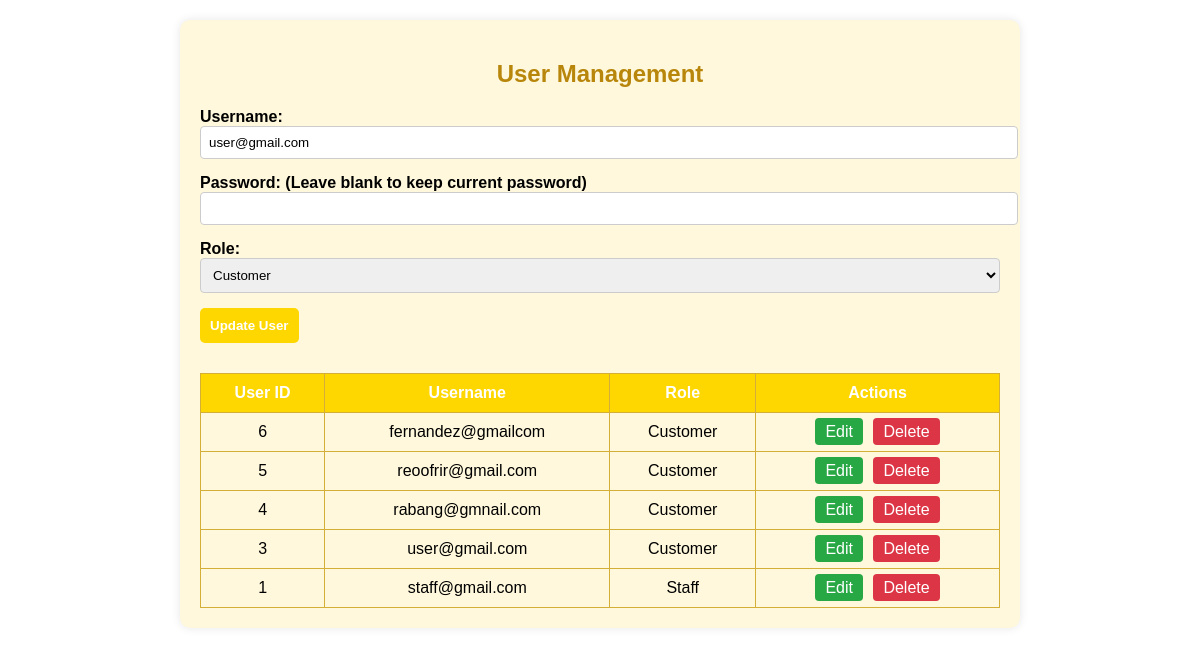
The app's page /users.php?edit=3 with its own data.
### tables this page shows
CREATE TABLE `users` (
  `UserID` int(11) NOT NULL,
  `Username` varchar(50) NOT NULL,
  `Password` varchar(255) NOT NULL,
  `Role` enum('Staff','Customer') DEFAULT 'Customer'
);

### users.php (the view, shortened to what this page needs)
<?php include 'db.php'; ?>
<!DOCTYPE html>
<html>
<head>
</head>
<body>
    <div class="container">
        <h2>User Management</h2>
        <?php
        $edit_mode = false;
        $edit_username = '';
        $edit_role = '';
        if (isset($_GET['edit'])) {
            $edit_id = $_GET['edit'];
            $stmt = $conn->query("SELECT * FROM Users WHERE UserID = $edit_id");
            $user = $stmt->fetch();
            if ($user) {
                $edit_mode = true;
                $edit_username = $user['Username'];
                $edit_role = $user['Role'];
            }
        }
        ?>
        <form method="POST">
            <div>
                <label>Username:</label>
                <input type="text" name="username" value="<?php echo $edit_username; ?>" required>
            </div>
            <div>
                <label>Password: <?php echo $edit_mode ? "(Leave blank to keep current password)" : ""; ?></label>
                <input type="password" name="password" <?php echo $edit_mode ? '' : 'required'; ?>>
            </div>
            <div>
                <label>Role:</label>
                <select name="role">
                    <option value="Customer" <?php echo ($edit_role === 'Customer') ? 'selected' : ''; ?>>Customer</option>
                </select>
            </div>
            <div>
                <input type="submit" name="save_user" value="<?php echo $edit_mode ? 'Update User' : 'Add User'; ?>">
            </div>
        </form>
        <?php
        $stmt = $conn->query("SELECT * FROM Users ORDER BY UserID DESC");
        echo "<table>
                <tr>
                    <th>User ID</th>
                    <th>Username</th>
                    <th>Role</th>
                    <th>Actions</th>
                </tr>";
        while ($row = $stmt->fetch()) {
            echo "<tr>
                    <td>{$row['UserID']}</td>
                    <td>{$row['Username']}</td>
                    <td>{$row['Role']}</td>
                    <td class='actions'>
                        <a href='?edit={$row['UserID']}' class='edit'>Edit</a>
                        <a href='?delete={$row['UserID']}' class='delete' onclick=\"return confirm('Are you sure?');\">Delete</a>
                    </td>
                  </tr>";
        }
        echo "</table>";
        ?>
    </div>
</body>
</html>

### users.php (style rules this page uses)
body { font-family: Arial, sans-serif; background-color: white; margin: 0; padding: 20px; }
h2 { text-align: center; color: #b8860b; }
.container { max-width: 800px; margin: 0 auto; background-color: #fff8dc; padding: 20px; border-radius: 10px; box-shadow: 0 0 10px rgba(0,0,0,0.1); }
form { display: flex; flex-direction: column; gap: 15px; }
label { font-weight: bold; }
input[type="text"], input[type="password"], select { padding: 8px; border: 1px solid #ccc; border-radius: 4px; width: 100%; }
input[type="submit"] { background-color: gold; color: white; border: none; padding: 10px; border-radius: 5px; font-weight: bold; cursor: pointer; }
table { width: 100%; border-collapse: collapse; margin-top: 30px; }
table, th, td { border: 1px solid #d4af37; }
th, td { padding: 10px; text-align: center; }
th { background-color: gold; color: white; }
.actions a { text-decoration: none; color: white; padding: 5px 10px; border-radius: 4px; margin: 0 3px; }
.edit { background-color: #28a745; }
.delete { background-color: #dc3545; }

### records on screen
users: username "user@gmail.com", role "Customer", UserID "3", Username "user@gmail.com", Role "Customer"
users: UserID "6", Username "fernandez@gmailcom", Role "Customer"
users: UserID "5", Username "reoofrir@gmail.com", Role "Customer"
users: UserID "4", Username "rabang@gmnail.com", Role "Customer"
users: UserID "1", Username "staff@gmail.com", Role "Staff"
